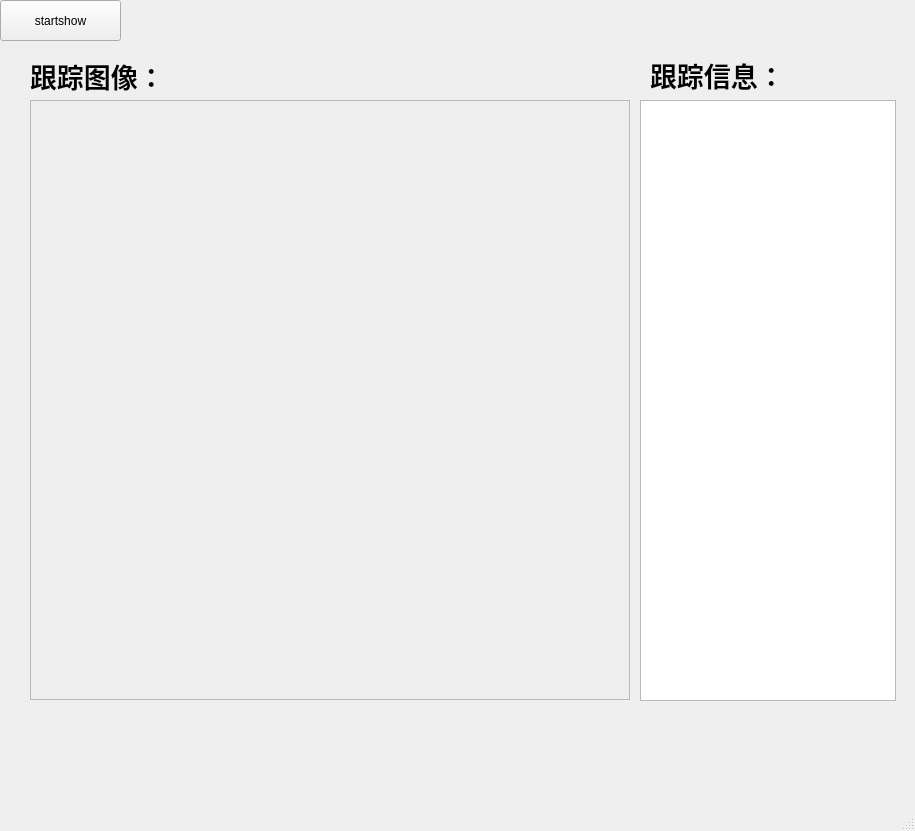
<?xml version="1.0" encoding="UTF-8"?>
<ui version="4.0">
 <class>MainWindow</class>
 <widget class="QMainWindow" name="MainWindow">
  <property name="geometry">
   <rect>
    <x>0</x>
    <y>0</y>
    <width>915</width>
    <height>831</height>
   </rect>
  </property>
  <property name="windowTitle">
   <string>Track_UI</string>
  </property>
  <widget class="QWidget" name="centralwidget">
   <widget class="QFrame" name="frame">
    <property name="geometry">
     <rect>
      <x>30</x>
      <y>100</y>
      <width>600</width>
      <height>600</height>
     </rect>
    </property>
    <property name="acceptDrops">
     <bool>false</bool>
    </property>
    <property name="autoFillBackground">
     <bool>false</bool>
    </property>
    <property name="frameShape">
     <enum>QFrame::StyledPanel</enum>
    </property>
    <property name="frameShadow">
     <enum>QFrame::Raised</enum>
    </property>
    <widget class="QLabel" name="player_label">
     <property name="geometry">
      <rect>
       <x>0</x>
       <y>0</y>
       <width>600</width>
       <height>600</height>
      </rect>
     </property>
     <property name="text">
      <string/>
     </property>
    </widget>
   </widget>
   <widget class="QPushButton" name="pushButton">
    <property name="geometry">
     <rect>
      <x>0</x>
      <y>0</y>
      <width>121</width>
      <height>41</height>
     </rect>
    </property>
    <property name="text">
     <string>startshow</string>
    </property>
   </widget>
   <widget class="QListView" name="message_listv">
    <property name="geometry">
     <rect>
      <x>640</x>
      <y>100</y>
      <width>256</width>
      <height>601</height>
     </rect>
    </property>
   </widget>
   <widget class="QLabel" name="label">
    <property name="geometry">
     <rect>
      <x>650</x>
      <y>59</y>
      <width>141</width>
      <height>31</height>
     </rect>
    </property>
    <property name="font">
     <font>
      <pointsize>20</pointsize>
      <weight>75</weight>
      <bold>true</bold>
     </font>
    </property>
    <property name="text">
     <string>跟踪信息：</string>
    </property>
   </widget>
   <widget class="QLabel" name="label_2">
    <property name="geometry">
     <rect>
      <x>30</x>
      <y>60</y>
      <width>141</width>
      <height>31</height>
     </rect>
    </property>
    <property name="font">
     <font>
      <pointsize>20</pointsize>
      <weight>75</weight>
      <bold>true</bold>
     </font>
    </property>
    <property name="text">
     <string>跟踪图像：</string>
    </property>
   </widget>
  </widget>
  <widget class="QMenuBar" name="menubar">
   <property name="geometry">
    <rect>
     <x>0</x>
     <y>0</y>
     <width>915</width>
     <height>23</height>
    </rect>
   </property>
  </widget>
  <widget class="QStatusBar" name="statusbar"/>
 </widget>
 <resources/>
 <connections/>
 <slots>
  <slot>slot1()</slot>
 </slots>
</ui>
